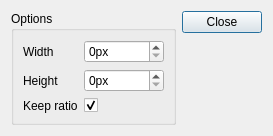
<?xml version="1.0" encoding="UTF-8"?>
<ui version="4.0">
 <class>Mayo::SaveImageViewDialog</class>
 <widget class="QDialog" name="Mayo::SaveImageViewDialog">
  <property name="geometry">
   <rect>
    <x>0</x>
    <y>0</y>
    <width>247</width>
    <height>116</height>
   </rect>
  </property>
  <property name="windowTitle">
   <string>Save View to Image</string>
  </property>
  <layout class="QHBoxLayout" name="horizontalLayout">
   <item>
    <widget class="QGroupBox" name="groupBox">
     <property name="title">
      <string>Options</string>
     </property>
     <layout class="QFormLayout" name="formLayout">
      <item row="0" column="0">
       <widget class="QLabel" name="label">
        <property name="text">
         <string>Width</string>
        </property>
       </widget>
      </item>
      <item row="0" column="1">
       <widget class="QSpinBox" name="edit_Width">
        <property name="suffix">
         <string>px</string>
        </property>
        <property name="maximum">
         <number>100000</number>
        </property>
        <property name="singleStep">
         <number>10</number>
        </property>
       </widget>
      </item>
      <item row="1" column="0">
       <widget class="QLabel" name="label_2">
        <property name="text">
         <string>Height</string>
        </property>
       </widget>
      </item>
      <item row="1" column="1">
       <widget class="QSpinBox" name="edit_Height">
        <property name="suffix">
         <string>px</string>
        </property>
        <property name="maximum">
         <number>100000</number>
        </property>
        <property name="singleStep">
         <number>10</number>
        </property>
       </widget>
      </item>
      <item row="2" column="0">
       <widget class="QLabel" name="label_3">
        <property name="text">
         <string>Keep ratio</string>
        </property>
       </widget>
      </item>
      <item row="2" column="1">
       <widget class="QCheckBox" name="checkBox_KeepRatio">
        <property name="text">
         <string/>
        </property>
        <property name="checked">
         <bool>true</bool>
        </property>
       </widget>
      </item>
     </layout>
    </widget>
   </item>
   <item>
    <widget class="QDialogButtonBox" name="buttonBox">
     <property name="orientation">
      <enum>Qt::Vertical</enum>
     </property>
     <property name="standardButtons">
      <set>QDialogButtonBox::Close</set>
     </property>
    </widget>
   </item>
  </layout>
 </widget>
 <resources/>
 <connections>
  <connection>
   <sender>buttonBox</sender>
   <signal>accepted()</signal>
   <receiver>Mayo::SaveImageViewDialog</receiver>
   <slot>accept()</slot>
   <hints>
    <hint type="sourcelabel">
     <x>248</x>
     <y>254</y>
    </hint>
    <hint type="destinationlabel">
     <x>157</x>
     <y>274</y>
    </hint>
   </hints>
  </connection>
  <connection>
   <sender>buttonBox</sender>
   <signal>rejected()</signal>
   <receiver>Mayo::SaveImageViewDialog</receiver>
   <slot>reject()</slot>
   <hints>
    <hint type="sourcelabel">
     <x>316</x>
     <y>260</y>
    </hint>
    <hint type="destinationlabel">
     <x>286</x>
     <y>274</y>
    </hint>
   </hints>
  </connection>
 </connections>
</ui>
